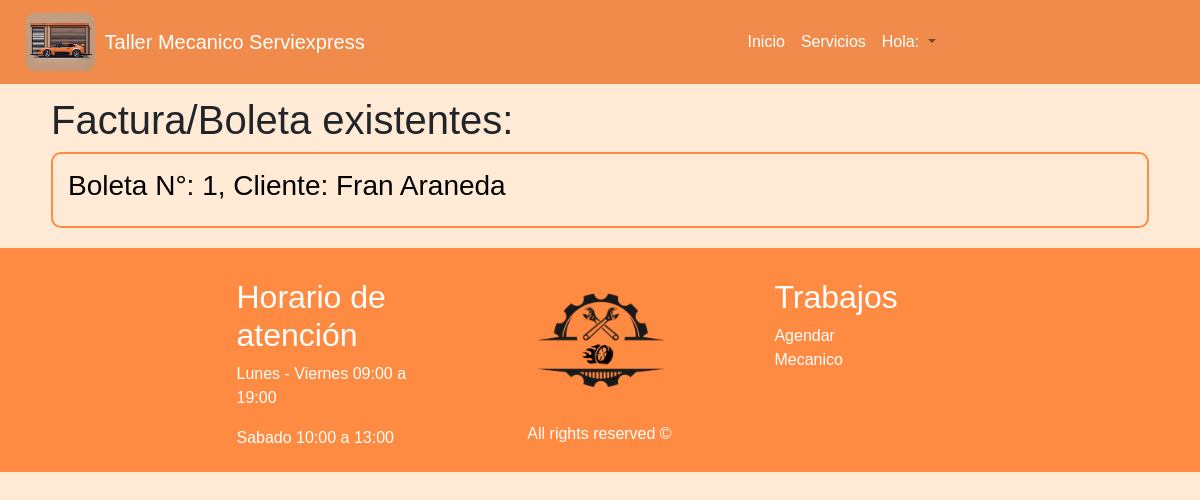
The app's page /fabo (signed in), older data.
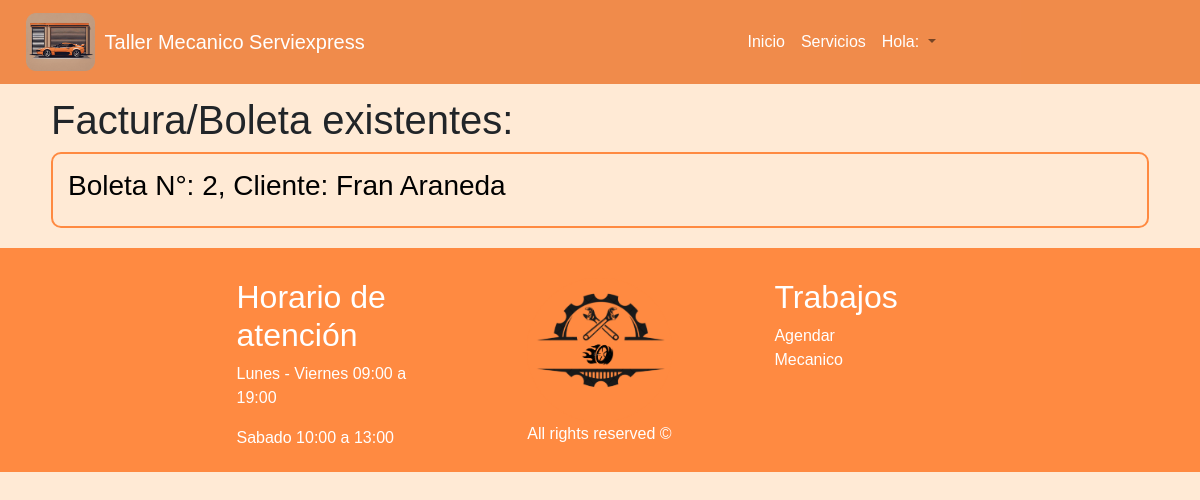
The same page, newer data.
### taller/models.py (models this page shows, shortened)
class FaBo(models.Model):
    num_fb = models.AutoField(primary_key=True)
    fecha_emision = models.DateTimeField(auto_now_add=True)
    detalle_fb = models.ManyToManyField(Servicio, blank=True, null=True)
    MEDIOS = (
        ("1", "Efectivo"),
        ("2", "Tarjeta de débito"),
        ("3", "Tarjeta de crédito"),
        ("4", "Fiado"),
    )
    medio = models.CharField(max_length=30, choices=MEDIOS, default="1")
    totalpagar = models.IntegerField()
    cita = models.ForeignKey(Cita, on_delete=models.CASCADE)

class Cita(models.Model):
    id_cita = models.AutoField(primary_key=True)
    fecha_aten = models.DateField(help_text="(Día-Mes-Año)",validators=[validar_dia])
    HORARIOS = (
        ("1","08:00 am"),
        ("2","09:00 am"),
        ("3","10:00 am"),
        ("4","11:00 am"),
        ("5","12:00 am"),
        ("6","01:00 pm"),
        ("7","02:00 pm"),
        ("8","03:00 pm"),
        ("9","04:00 pm"),
    )
    horario= models.CharField(max_length=10, choices=HORARIOS, default= "1")
    servicios = models.ManyToManyField(Servicio)
    cliente = models.ForeignKey(Cliente, on_delete=models.CASCADE)
    empleado = models.ForeignKey(Empleado, on_delete=models.CASCADE)
    class Meta:
        unique_together = ('horario','fecha_aten')

class Cliente(models.Model):
    rut_cli = models.CharField(primary_key=True, max_length=12)
    pnom_cli = models.CharField(max_length=20)
    snom_cli = models.CharField(max_length=20, blank=True)
    appaterno_cli = models.CharField(max_length=20)
    apmaterno_cli = models.CharField(max_length=20, blank=True)
    correo_cli = models.CharField(max_length=60, blank=True)
    telefono_cli = models.IntegerField(blank=True, null=True)
    def __str__(self):
        return self.pnom_cli + " " + self.appaterno_cli

### taller/views.py (the view)
# urls.py: path('fabo', views.fabo, name='fabo'),
@login_required
def fabo(request):
    cliente = Cliente.objects.filter(rut_cli=request.user.username).first()
    empleado = Empleado.objects.filter(rut_emp=request.user.username).first()
    rol = "Cliente" if cliente else "Empleado"
    fabos = FaBo.objects.none()
    if cliente:
        citas_cliente = Cita.objects.filter(cliente=cliente)
        fabos = FaBo.objects.filter(cita__in=citas_cliente)
    else:
        fabos = FaBo.objects.all()
    return render(
        request, "fabo.html", {"fabos": fabos, "cliente": cliente, "empleado": empleado}
    )

### taller/templates/fabo.html (shortened to what this page needs)
{% extends 'hnf.html' %}
{% load static %}
{% block content %}
<head>
  <link rel="stylesheet" href="{% static 'css/crud.css' %}" />
</head>
<div class="container">
  <h1> Factura/Boleta existentes: </h1>
  <ul style="list-style: none;">
    {% for fabo in fabos %}
    <li id="listar">
      <a href="{% url 'update_fabo' fabo.num_fb %}">
        <h3>Boleta N°: {{ fabo.num_fb }}, Cliente: {{ fabo.cita.cliente }}</h3>
      </a>
    </li>
    {% endfor %}
  </ul>
</div>
{% endblock %}

### taller/templates/hnf.html (shortened to what this page needs)
{% load static %}
<!DOCTYPE html>
<html lang="en">
<head>
    <link rel="stylesheet" href="https://cdn.jsdelivr.net/npm/bootstrap@4.0.0/dist/css/bootstrap.min.css"
>
    <link rel="stylesheet" href="{% static 'css/keyframes.css' %}">
    <link rel="stylesheet" href="{% static 'css/style.css' %}">
</head>
<body>
    <header>
        <nav class="my_navbar navbar navbar-expand-lg navbar-light bg-light fixed-top">
            <a class="navbar-brand" href="/"> <img style="max-width: 15%;" src="{% static 'img/logo.png' %}"
                    class="img-fluid" alt="Logo">
                <b class="color_nav">Taller Mecanico Serviexpress</b></a>
            <div class="navbar-collapse" id="navbarSupportedContent">
                <ul class="navbar-nav mr-auto">
                    <li class="nav-item active">
                        <a class="nav-link" href="/"><b class="color_nav">Inicio</b></a>
                    </li>
                    <li class="nav-item">
                        <a class="nav-link" href="/servicios"><b class="color_nav">Servicios</b></a>
                    </li>
                    <li class="nav-item">
                    <li>
                        {% if user.is_authenticated %}
                    <li class="nav-item dropdown">
                        <a class="nav-link dropdown-toggle" href="#" id="navbarDropdown" role="button"
                            data-toggle="dropdown" aria-haspopup="true" aria-expanded="false">
                            <b class="color_nav"> Hola: {{cliente.pnom_cli}} {{empleado.pnom_emp}}</b>
                        </a>
                    {% endif %}
                    </li>
                </ul>
            </div>
        </nav>
    </header>
    <br><br>
    <br><br>
    {% block content %}
    {% endblock %}
    <footer>
        <div class="cont_footer">
            <div class="container">
                <div class="row">
                    <div class="col-md-1"></div>
                    <div class="col-md-3">
                        <h2>Horario de atención</h2>
                        <p>Lunes - Viernes 09:00 a 19:00</p>
                        <p>Sabado 10:00 a 13:00</p>
                    </div>
                    <div class="col-md-1"></div>
                    <div class="col-md-3 cont_img_footer">
                        <img src="{% static 'img/Footer.png' %}" class="img-fluid" alt="Footer" width="auto">
                        <p> All rights reserved ©</p>
                    </div>
                    <div class="col-md-1"></div>
                    <div class="col-md-3">
                        <h2>Trabajos</h2>
                        <a href="#">Agendar</a>
                        <a href="#">Mecanico</a>
                    </div>
                </div>
            </div>
        </div>
    </footer>
</body>
</html>

### taller/static/css/keyframes.css (style rules this page uses)
@media (max-width: 1400px) { * { max-width: 100%; padding: 0 10px; } }

### taller/static/css/style.css (style rules this page uses)
* { margin: 0%; padding: 0; box-sizing: border-box; }
body { font-family:'Gill Sans', 'Gill Sans MT', Calibri, 'Trebuchet MS', sans-serif; background-color: #ffead5; }
.navbar-nav { display: flex; justify-content: center; align-items: center; width: 100%; }
.navbar-brand { display: flex; align-items: center; }
.navbar-brand img { margin-right: 10px; }
.my_navbar { background-color: rgba(237, 116, 41, 0.8) !important; }
.my_navbar div, .my_navbar ul { background-color: transparent !important; text-align: center; }
.navbar-light .navbar-brand { width: 40%; padding-left: 10px; }
.color_nav { color: white; font-weight: 500; }
.cont_footer { background-color:#FF8A41; padding: 10%; padding-bottom: 0; padding-top: 30px; color: white; margin-top: 20px; text-align: left; }
.cont_footer a { color: white; text-decoration: none; display: block; padding-bottom: 0; text-align: left; }
.cont_img_footer { max-width: 20%; text-align: center; padding-bottom: 10px; }

### taller/static/css/crud.css (style rules this page uses)
.container { width: 94%; }
#listar { border: 2px solid; border-color: rgba(255, 138, 65); border-radius: 10px; padding: 15px; margin-bottom: 10px; }
#listar a { color: black; text-decoration: none; }

Row changes from the older to the newer data that the page shows:
removed FaBo: num_fb "1", cita.cliente "Fran Araneda"
added FaBo: num_fb "2", cita.cliente "Fran Araneda"
